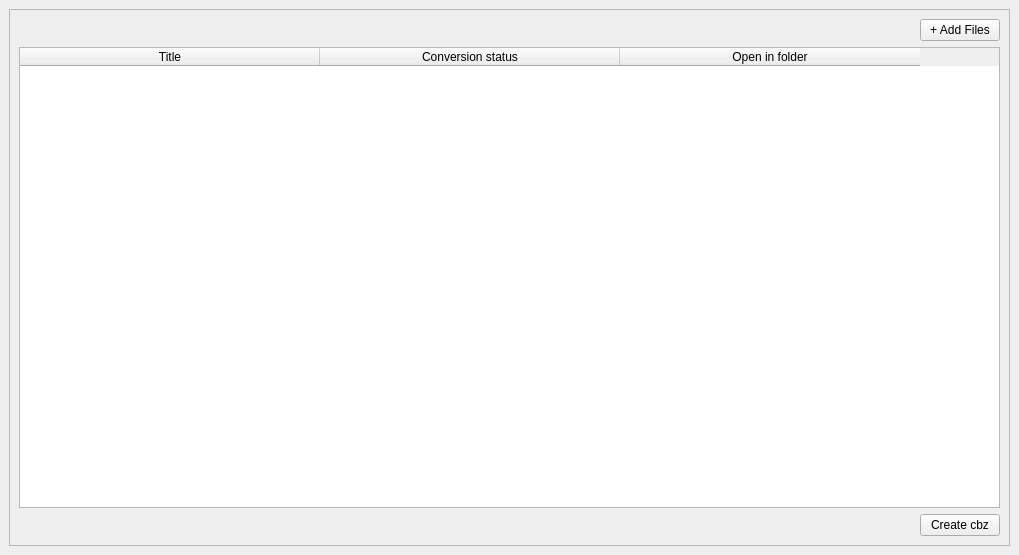
<?xml version="1.0" encoding="UTF-8"?>
<ui version="4.0">
 <class>Pdf2Cbz</class>
 <widget class="QMainWindow" name="Pdf2Cbz">
  <property name="geometry">
   <rect>
    <x>0</x>
    <y>0</y>
    <width>1019</width>
    <height>555</height>
   </rect>
  </property>
  <property name="windowTitle">
   <string>Pdf 2 Cbz</string>
  </property>
  <widget class="QWidget" name="centralwidget">
   <layout class="QGridLayout" name="gridLayout">
    <item row="0" column="0">
     <widget class="QFrame" name="frame">
      <property name="frameShape">
       <enum>QFrame::Shape::StyledPanel</enum>
      </property>
      <property name="frameShadow">
       <enum>QFrame::Shadow::Raised</enum>
      </property>
      <layout class="QGridLayout" name="gridLayout_3" rowstretch="0,1,0">
       <item row="1" column="0">
        <widget class="QTableWidget" name="table_conversion">
         <property name="gridStyle">
          <enum>Qt::PenStyle::SolidLine</enum>
         </property>
         <attribute name="horizontalHeaderMinimumSectionSize">
          <number>50</number>
         </attribute>
         <attribute name="horizontalHeaderDefaultSectionSize">
          <number>300</number>
         </attribute>
         <attribute name="horizontalHeaderStretchLastSection">
          <bool>false</bool>
         </attribute>
         <attribute name="verticalHeaderStretchLastSection">
          <bool>false</bool>
         </attribute>
         <column>
          <property name="text">
           <string>Title</string>
          </property>
         </column>
         <column>
          <property name="text">
           <string>Conversion status</string>
          </property>
         </column>
         <column>
          <property name="text">
           <string>Open in folder</string>
          </property>
         </column>
        </widget>
       </item>
       <item row="0" column="0">
        <layout class="QHBoxLayout" name="horizontalLayout">
         <item>
          <spacer name="horizontalSpacer">
           <property name="orientation">
            <enum>Qt::Orientation::Horizontal</enum>
           </property>
           <property name="sizeHint" stdset="0">
            <size>
             <width>40</width>
             <height>20</height>
            </size>
           </property>
          </spacer>
         </item>
         <item>
          <widget class="QPushButton" name="pb_add_file">
           <property name="cursor">
            <cursorShape>PointingHandCursor</cursorShape>
           </property>
           <property name="text">
            <string>+ Add Files</string>
           </property>
          </widget>
         </item>
        </layout>
       </item>
       <item row="2" column="0">
        <layout class="QHBoxLayout" name="horizontalLayout_2">
         <item>
          <spacer name="horizontalSpacer_2">
           <property name="orientation">
            <enum>Qt::Orientation::Horizontal</enum>
           </property>
           <property name="sizeHint" stdset="0">
            <size>
             <width>40</width>
             <height>20</height>
            </size>
           </property>
          </spacer>
         </item>
         <item>
          <widget class="QPushButton" name="pb_create">
           <property name="cursor">
            <cursorShape>PointingHandCursor</cursorShape>
           </property>
           <property name="text">
            <string>Create cbz</string>
           </property>
          </widget>
         </item>
        </layout>
       </item>
      </layout>
     </widget>
    </item>
   </layout>
  </widget>
 </widget>
 <resources/>
 <connections/>
</ui>
